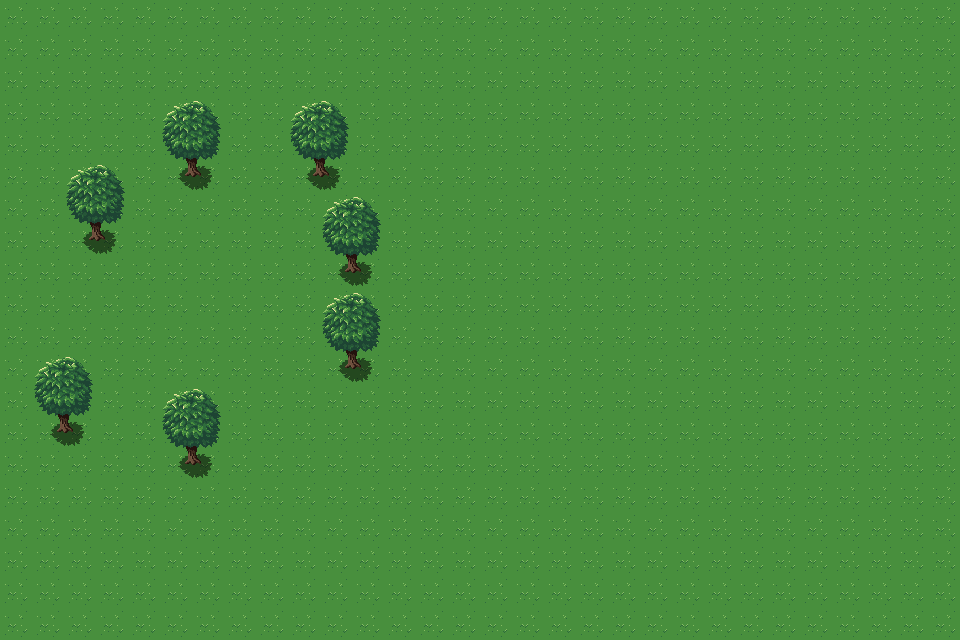

A 2D game scene composited from a Tiled map and its tileset images. What follows is a short description and the map's XML, with every tile layer's data as written:
An orthogonal 30x20 tile map with 32x32 px tiles, 2 tile layers (Tile Layer 1, Tree).

<map version="1.10" tiledversion="1.11.0" orientation="orthogonal" renderorder="right-down" width="30" height="20" tilewidth="32" tileheight="32" infinite="0" nextlayerid="4" nextobjectid="1">
 <editorsettings>
  <export target="zone2.lua" format="lua" />
 </editorsettings>
 <tileset firstgid="1" name="test-tiles" tilewidth="32" tileheight="32" tilecount="319" columns="29">
  <image source="tilemap.png" width="928" height="352" />
 </tileset>
 <layer id="1" name="Tile Layer 1" width="30" height="20">
  <data encoding="csv">
294,294,294,294,294,294,294,294,294,294,294,294,294,294,294,294,294,294,294,294,294,294,294,294,294,294,294,294,294,294,
294,294,294,294,294,294,294,294,294,294,294,294,294,294,294,294,294,294,294,294,294,294,294,294,294,294,294,294,294,294,
294,294,294,294,294,294,294,294,294,294,294,294,294,294,294,294,294,294,294,294,294,294,294,294,294,294,294,294,294,294,
294,294,294,294,294,294,294,294,294,294,294,294,294,294,294,294,294,294,294,294,294,294,294,294,294,294,294,294,294,294,
294,294,294,294,294,294,294,294,294,294,294,294,294,294,294,294,294,294,294,294,294,294,294,294,294,294,294,294,294,294,
294,294,294,294,294,294,294,294,294,294,294,294,294,294,294,294,294,294,294,294,294,294,294,294,294,294,294,294,294,294,
294,294,294,294,294,294,294,294,294,294,294,294,294,294,294,294,294,294,294,294,294,294,294,294,294,294,294,294,294,294,
294,294,294,294,294,294,294,294,294,294,294,294,294,294,294,294,294,294,294,294,294,294,294,294,294,294,294,294,294,294,
294,294,294,294,294,294,294,294,294,294,294,294,294,294,294,294,294,294,294,294,294,294,294,294,294,294,294,294,294,294,
294,294,294,294,294,294,294,294,294,294,294,294,294,294,294,294,294,294,294,294,294,294,294,294,294,294,294,294,294,294,
294,294,294,294,294,294,294,294,294,294,294,294,294,294,294,294,294,294,294,294,294,294,294,294,294,294,294,294,294,294,
294,294,294,294,294,294,294,294,294,294,294,294,294,294,294,294,294,294,294,294,294,294,294,294,294,294,294,294,294,294,
294,294,294,294,294,294,294,294,294,294,294,294,294,294,294,294,294,294,294,294,294,294,294,294,294,294,294,294,294,294,
294,294,294,294,294,294,294,294,294,294,294,294,294,294,294,294,294,294,294,294,294,294,294,294,294,294,294,294,294,294,
294,294,294,294,294,294,294,294,294,294,294,294,294,294,294,294,294,294,294,294,294,294,294,294,294,294,294,294,294,294,
294,294,294,294,294,294,294,294,294,294,294,294,294,294,294,294,294,294,294,294,294,294,294,294,294,294,294,294,294,294,
294,294,294,294,294,294,294,294,294,294,294,294,294,294,294,294,294,294,294,294,294,294,294,294,294,294,294,294,294,294,
294,294,294,294,294,294,294,294,294,294,294,294,294,294,294,294,294,294,294,294,294,294,294,294,294,294,294,294,294,294,
294,294,294,294,294,294,294,294,294,294,294,294,294,294,294,294,294,294,294,294,294,294,294,294,294,294,294,294,294,294,
294,294,294,294,294,294,294,294,294,294,294,294,294,294,294,294,294,294,294,294,294,294,294,294,294,294,294,294,294,294
</data>
 </layer>
 <layer id="3" name="Tree" width="30" height="20">
  <data encoding="csv">
0,0,0,0,0,0,0,0,0,0,0,0,0,0,0,0,0,0,0,0,0,0,0,0,0,0,0,0,0,0,
0,0,0,0,0,0,0,0,0,0,0,0,0,0,0,0,0,0,0,0,0,0,0,0,0,0,0,0,0,0,
0,0,0,0,0,0,0,0,0,0,0,0,0,0,0,0,0,0,0,0,0,0,0,0,0,0,0,0,0,0,
0,0,0,0,0,259,260,0,0,259,260,0,0,0,0,0,0,0,0,0,0,0,0,0,0,0,0,0,0,0,
0,0,0,0,0,288,289,0,0,288,289,0,0,0,0,0,0,0,0,0,0,0,0,0,0,0,0,0,0,0,
0,0,259,260,0,317,318,0,0,317,318,0,0,0,0,0,0,0,0,0,0,0,0,0,0,0,0,0,0,0,
0,0,288,289,0,0,0,0,0,0,259,260,0,0,0,0,0,0,0,0,0,0,0,0,0,0,0,0,0,0,
0,0,317,318,0,0,0,0,0,0,288,289,0,0,0,0,0,0,0,0,0,0,0,0,0,0,0,0,0,0,
0,0,0,0,0,0,0,0,0,0,317,318,0,0,0,0,0,0,0,0,0,0,0,0,0,0,0,0,0,0,
0,0,0,0,0,0,0,0,0,0,259,260,0,0,0,0,0,0,0,0,0,0,0,0,0,0,0,0,0,0,
0,0,0,0,0,0,0,0,0,0,288,289,0,0,0,0,0,0,0,0,0,0,0,0,0,0,0,0,0,0,
0,259,260,0,0,0,0,0,0,0,317,318,0,0,0,0,0,0,0,0,0,0,0,0,0,0,0,0,0,0,
0,288,289,0,0,259,260,0,0,0,0,0,0,0,0,0,0,0,0,0,0,0,0,0,0,0,0,0,0,0,
0,317,318,0,0,288,289,0,0,0,0,0,0,0,0,0,0,0,0,0,0,0,0,0,0,0,0,0,0,0,
0,0,0,0,0,317,318,0,0,0,0,0,0,0,0,0,0,0,0,0,0,0,0,0,0,0,0,0,0,0,
0,0,0,0,0,0,0,0,0,0,0,0,0,0,0,0,0,0,0,0,0,0,0,0,0,0,0,0,0,0,
0,0,0,0,0,0,0,0,0,0,0,0,0,0,0,0,0,0,0,0,0,0,0,0,0,0,0,0,0,0,
0,0,0,0,0,0,0,0,0,0,0,0,0,0,0,0,0,0,0,0,0,0,0,0,0,0,0,0,0,0,
0,0,0,0,0,0,0,0,0,0,0,0,0,0,0,0,0,0,0,0,0,0,0,0,0,0,0,0,0,0,
0,0,0,0,0,0,0,0,0,0,0,0,0,0,0,0,0,0,0,0,0,0,0,0,0,0,0,0,0,0
</data>
 </layer>
</map>
